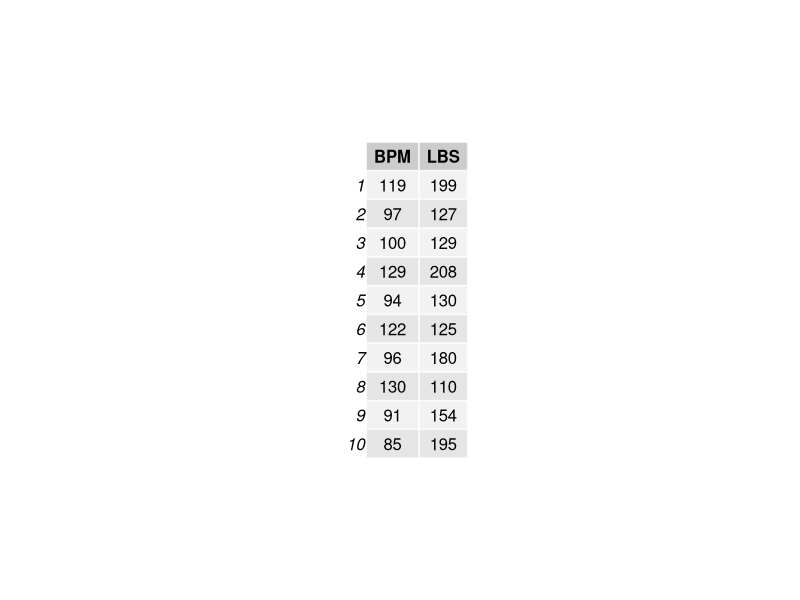
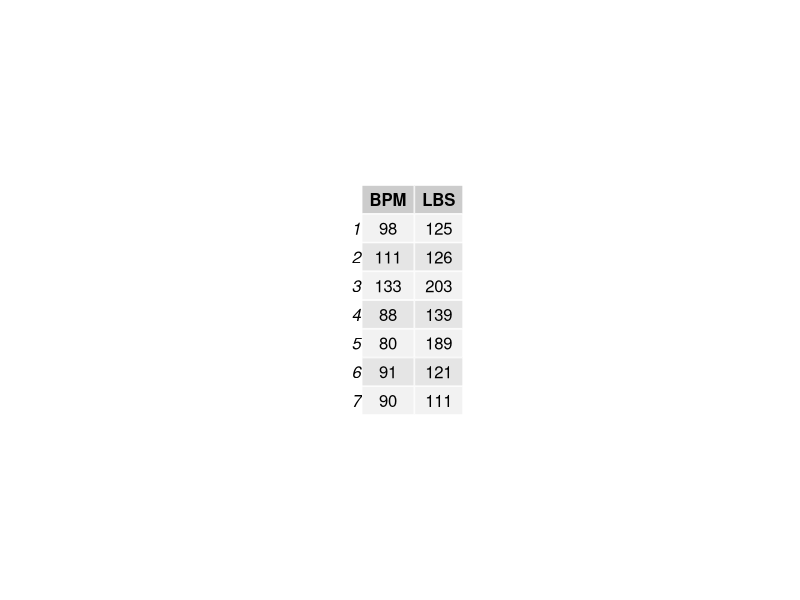
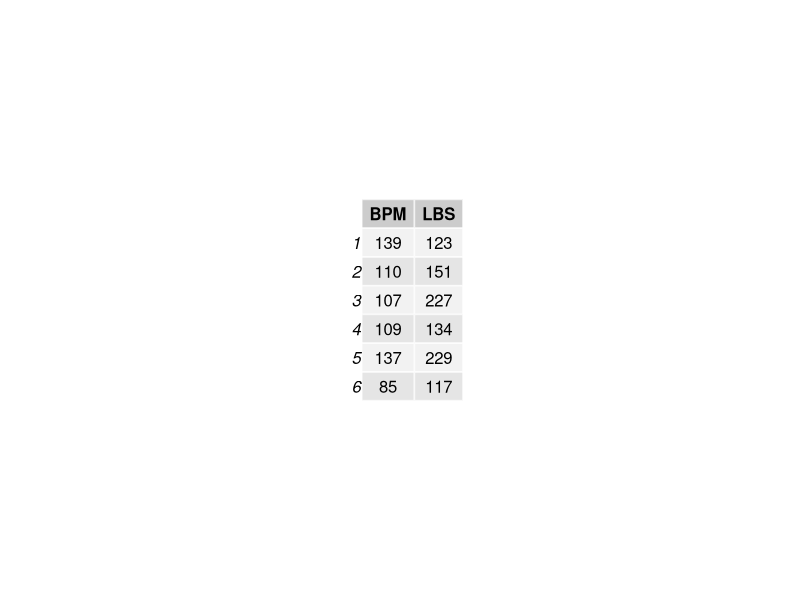
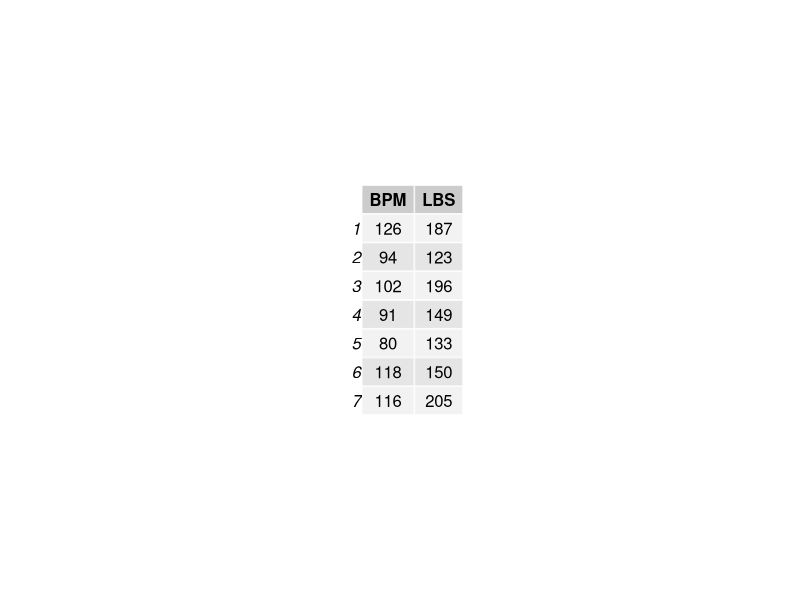
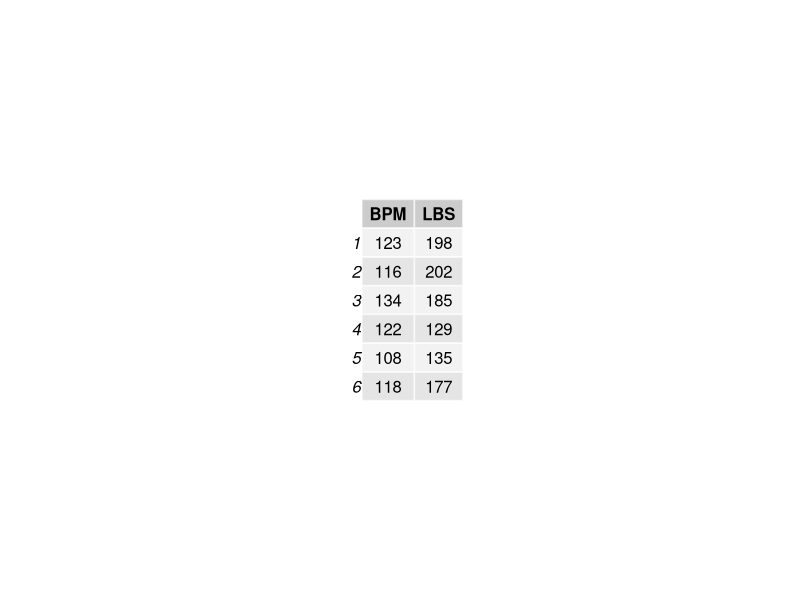
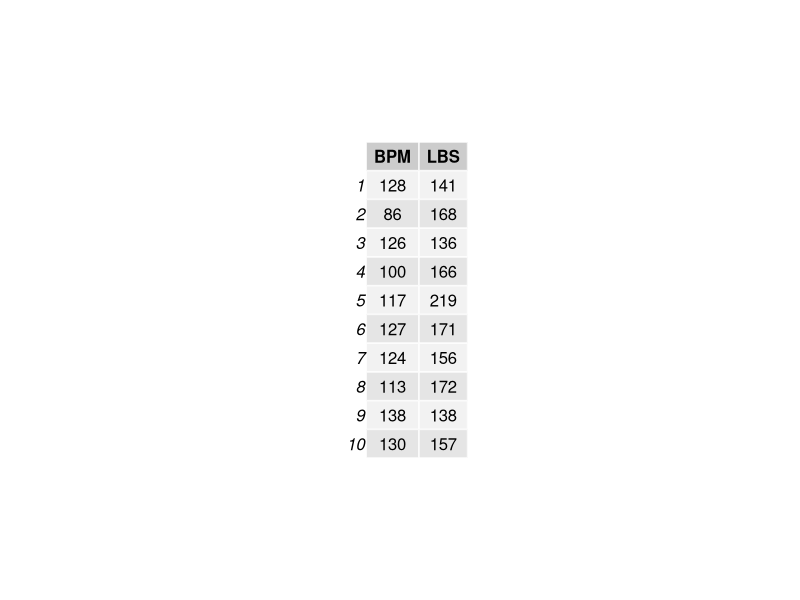
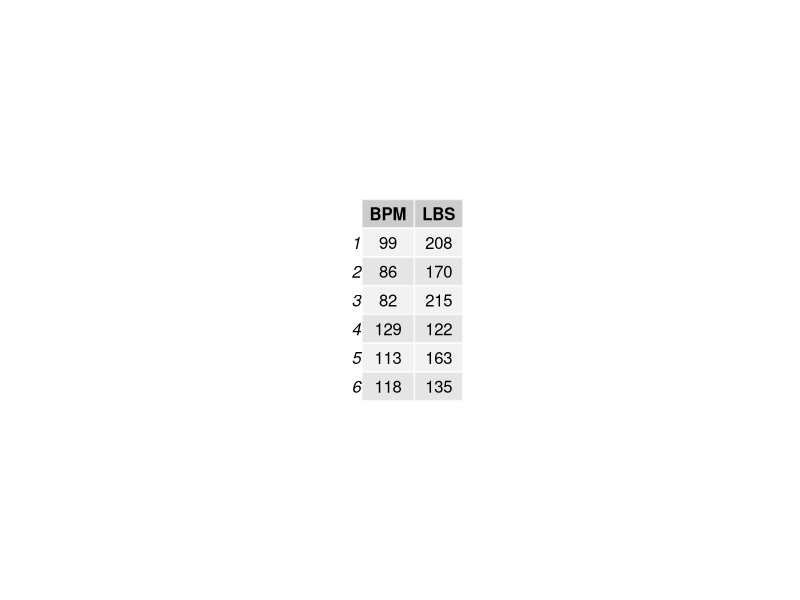
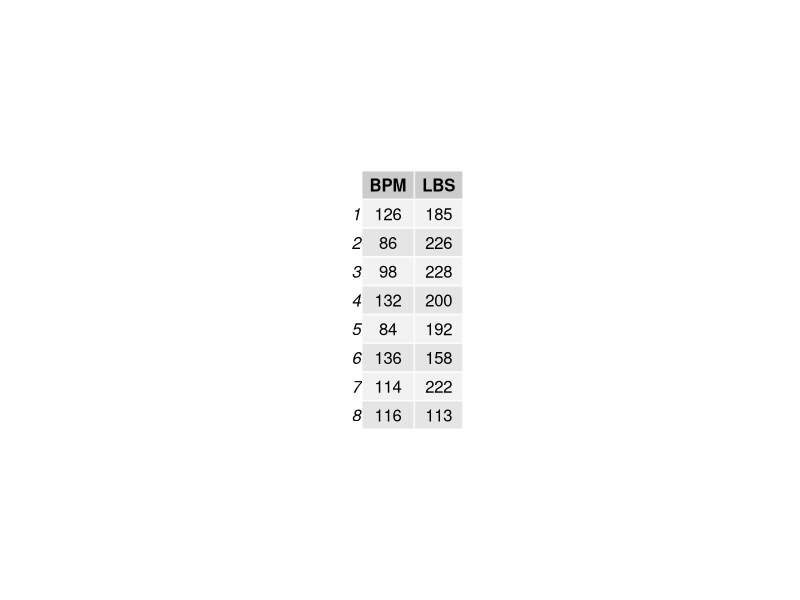

Recreate these plots in R, in order. (Note: this script raises an error after producing the figures.)
##### RegMC1 #####
library(gridExtra) # the pacakge needed for this particular question to create multiple grid-level plots in a page
RegMC1= function(
title = "RegMC1", # Question-bank title that will be easily viewable in e-learning
n = 200, # Number of questions to generate
type = "MC", # The question type, one of many possible types on e-learning
answers = 5, # Number of answers per MC question
points.per.q = 4, # Number of points the question is worth (on the test)
difficulty = 1, # An easily viewable difficulty level on e-learning
quest.txt1 = "A new cardiovascular medication was administered to a group of subjects. The subjects' heartrates (bpm) and weights (lbs) were recorded above after the medication was administered. The standard deviation of the heartrates was ",
quest.txt2 = ", and the standard deviation of the weights was ",
quest.txt3 = ". The correlation coefficient between heartrate and weight was ",
quest.txt4 = ". What is the ",
quest.txt5 = " of the regression line heartrate (y) vs. weight (x) for all who receive this medicine?", # The above 5 question texts are static text for the full question
digits = 2, # This is the number of decimal places to round off the data
loc.path = "Images/", # This is the local path used to store any randomly generated image files
e.path = "Images/", # This is the path on e-learning used to store any above-implemented image files
hint = "You'll need a formula from your chapter on regression. Pick the closest answer.", # This is a student hint, visible to them during the exam on e-learning
feedback = "Slope = r*sy/sx. Intercept = mean(bpm) - mean(lbs)*slope" # This is student feedback, visible after the exam
)
{
param <- c("NewQuestion","ID","Title","QuestionText","Points","Difficulty", "Image",
           rep("Option", answers),"Hint","Feedback") # These are setting row names for the CSV file
questions <- data.frame() # This opens a data frame to store the randomly generated questions below
for(i in 1:n)
{
  ID <- paste(title, i, sep = "-") # The ID of the specific question within the bank, title + question number in the loop
  points <- sample(c(rep(0,answers-1),100),replace=F) # The proportion of points assigned to each possible answer, 1 if correct or 0 if incorrect
  corr.ind <- 7 + which.max(points) # This is the row index of the correct answer
  decis <- sample(6:10, size = 1)
  BPM <- sample(80:140, size = decis) # randomly generating the heartrates values for the subjects 
  LBS <- sample(110:230, size = decis) # randomly generating the weight values for the subjects
  data <- data.frame(BPM, LBS, stringsAsFactors = FALSE) # generating a data frame combining both the bpm and lbs values
  data1 <- round(sd(BPM), digits) # calculating the standard deviation of heartrates
  data2 <- round(sd(LBS), digits) # calculating the standard deviation of weights
  data3 <- round(cor(BPM, LBS), digits) # calculating the correlation between two variables
  data4 <- sample(c("slope", "intercept"), size = 1) # creating the option for question of interest 
  corr.ans <- if(data4 == "slope"){round(data3*data1/data2,
                                         digits = digits)}
  else{round(mean(BPM)-(mean(LBS)*data3*data1/data2),
             digits = digits)} # This is the correct answer to the question
  up.min <- corr.ans + .12 # This is the minimum value for incorrect answers above the correct answer
  down.max <- corr.ans - .12 # This is the maximum value for incorrect answers below the correct answer
  ans.txt <- sample(if((corr.ans <= -.1) & (data4 == "slope")){seq(up.min, up.min + .4, 10^-digits)}
                    else{if((corr.ans >= .3) & (data4 == "slope")){seq(down.max - .4, down.max, 10^-digits)}
                      else{if((corr.ans <= 70) & (data4 == "intercept")){seq(up.min, up.min + 50, 10^-digits)}
                        else{if((corr.ans >= 180) & (data4 == "intercept")){seq(down.max - 50, down.max, 10^-digits)}
                          else{if((corr.ans > 180) & (corr.ans < 70) & (data4 == "intercept")){
                            c(seq(down.max - 50, down.max, 10^-digits), seq(up.min, up.min + 50, 10^-digits))}
                            else{c(seq(down.max - .4, down.max, 10^-digits),
                                   seq(up.min, up.min + .4, 10^-digits))}}}}},
                    size = answers) # These are randomly generated incorrect answers.
  content <- c(type, ID, ID, paste(quest.txt1, data1, quest.txt2, data2, quest.txt3, data3, quest.txt4, data4, quest.txt5, sep = ""),
               points.per.q, difficulty, paste(e.path, paste(title, i, sep = "-"), ".jpeg", sep = ""),
               points, hint, feedback) # This is collecting a lot of the above information into a single vector
  options <- c(rep("",7), ans.txt, rep("",2)) # This is collecting the incorrect answers above, and indexing them correctly by row
  options[corr.ind] <- corr.ans # This is imputing the correct answer at the appropriate row index
  questions[(1+(9+answers)*i):((9+answers)*(i+1)),1] <- param # This is indexing and storing all the row names
  questions[(1+(9+answers)*i):((9+answers)*(i+1)),2] <- content # Indexing and storing all the content
  questions[(1+(9+answers)*i):((9+answers)*(i+1)),3] <- options # Indexing and storing the answers, both incorrect and correct
  jpeg(filename=paste(loc.path, paste(title, i, sep = "-"), ".jpeg", sep = ""),
       height = 25*nrow(data), width = 65*ncol(data)) # creating the image files in the designated place
  p <- tableGrob(data) # Creating the summary statistics for the graphical item
  grid.arrange(p) # arranging all the summary statistics for the graphical items in one location
  dev.off()
}
questions <- questions[((10+answers)):((9+answers)*(n+1)),] # Storing only what's needed for e-learning upload as a CSV file
write.table(questions, sep=",", file=paste(title, ".csv", sep = ""),
            row.names=F, col.names=F) # Writing the CSV file
}


RegMC1() # creating the csv file
